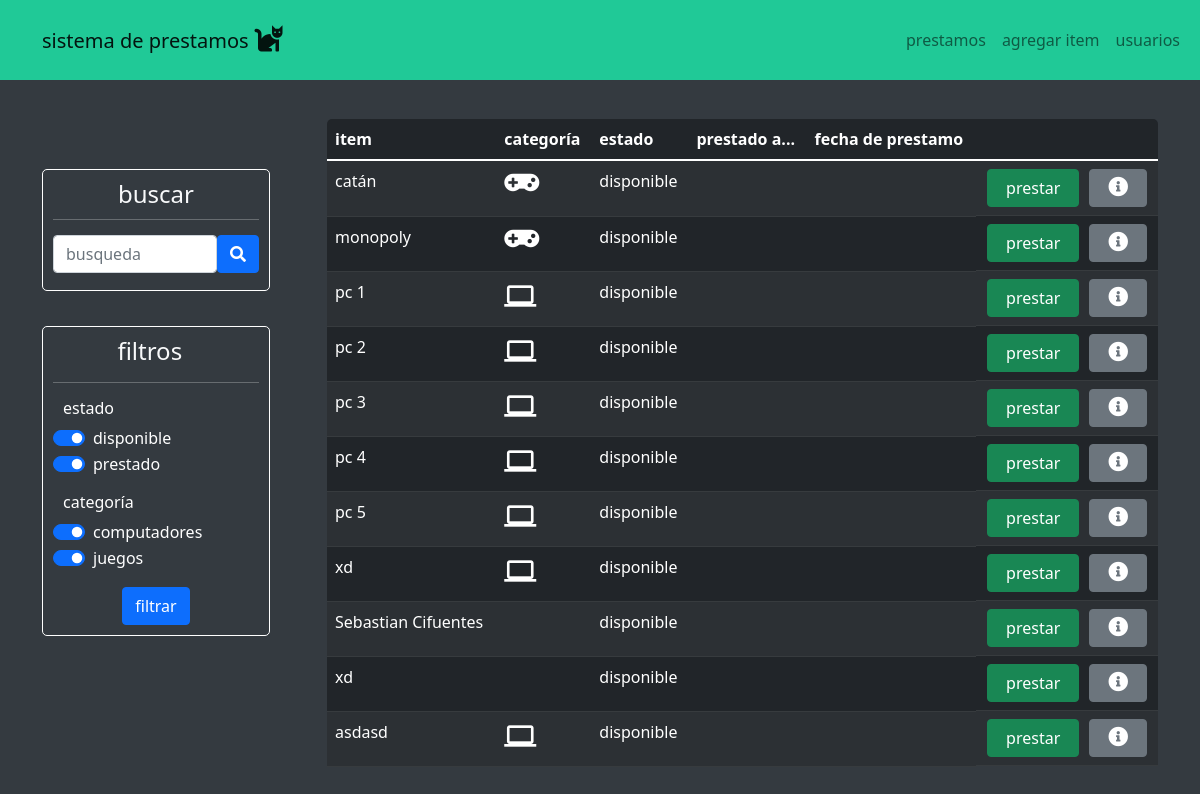
The page / on the database its author committed.
### items/models.py (models this page shows)
class item(models.Model):
    nombre = models.CharField(max_length=50)
    codigo = models.CharField(max_length=50, blank=True)
    categoria = models.ForeignKey(categoria, on_delete=models.CASCADE)
    description = models.CharField(max_length=250, blank=True)
    disponible = models.BooleanField()
    def __str__(self):
        return self.nombre
    def ver_categoria(self):
        return str(self.categoria)

### items/views.py (the view)
# urls.py: path('', views.index, name='index'),
def index(request):
    print('Request para index')
    items = item.objects.order_by("disponible")
    usuarios = usuario.objects.all()
    prestamos = prestamo.objects.all()
    categorias = categoria.objects.all()
    arreglo = []
    for caca in items:
        if caca.disponible == False:
            prestamo_aux = prestamos.filter(item__id = caca.id, devuelto = False).first()
            xd = caca , prestamo_aux.usuario, prestamo_aux.fecha_prestamo
            arreglo.append(xd)
        else:
            xd = caca, '',''
            arreglo.append(xd)
    return render(request, 'index.html', {'items': arreglo, 'usuarios':usuarios, 'prestamos':prestamos, 'categorias':categorias})

### items/models.py (called while the page is built)
    def __str__(self):
        return self.categoria

### items/templates/index.html (shortened to what this page needs)
{% extends 'base.html' %}
{% block content %}
<div class="container" style="padding-top: 39px;">
    <div class="row">
        <div class="col-auto col-md-3" style="margin-top: 50px;padding-right: 45px;">
            <div>
                <form
                    style="border-radius: 5px;padding-top: 10px;padding-right: 10px;padding-bottom: 10px;padding-left: 10px;border: 1px solid var(--bs-body-bg) ;border-top-style: solid; "
                    method="POST" action="{% url 'buscar' %}">{% csrf_token %}
                    <h1 class="fs-4 text-center" style="color: var(--bs-gray-100);">buscar</h1>
                    <hr
                        style="background: var(--bs-body-bg);border-width: 1px;border-color: var(--bs-body-bg);color: var(--bs-body-bg);margin-top: 10px;margin-bottom: 10px;">
                    <div class="d-flex d-md-flex d-lg-flex justify-content-end justify-content-md-end align-items-md-center justify-content-lg-end"
                        style="margin-top: 15px;padding-bottom: 7px;">
                        <input class="form-control" type="text" placeholder="busqueda" name="busqueda" id="busqueda">
                        <button class="btn btn-primary" type="submit">
                            <i class="fas fa-search"></i>
                        </button>
                    </div>
                </form>
                <form
                    style="margin-top: 35px;border-radius: 5px;border: 1px solid var(--bs-body-bg);padding-left: 10px;padding-top: 10px;padding-bottom: 10px;padding-right: 10px;"
                    method="POST" action="{% url 'filtro' %}">{% csrf_token %}
                    {% if casillas %}
                    <h1 class="fs-4 text-center" style="color: var(--bs-gray-100);">filtros&nbsp;&nbsp;</h1>
                    <hr
                        style="background: var(--bs-body-bg);border-width: 1px;border-color: var(--bs-body-bg);color: var(--bs-body-bg);">
                    <h6 style="color: var(--bs-body-bg);padding-left: 10px;">estado</h6>
                    {% if casillas.0 == 'on' %}
                    <div class="form-check form-switch" style="color: var(--bs-body-bg);"><input
                            class="form-check-input" type="checkbox" id="Check-1" name="Check-1" checked="">
                        {% else %}
                        <div class="form-check form-switch" style="color: var(--bs-body-bg);"><input
                                class="form-check-input" type="checkbox" id="Check-1" name="Check-1">
                            {% endif %}
                            <label class="form-check-label" for="Check-1">disponible</label>
                        </div>
                        {% if casillas.1 == 'on' %}
                        <div class="form-check form-switch" style="color: var(--bs-body-bg);"><input
                                class="form-check-input" type="checkbox" id="Check-2" name="Check-2" checked="">
                            {% else %}
                            <div class="form-check form-switch" style="color: var(--bs-body-bg);"><input
                                    class="form-check-input" type="checkbox" id="Check-2" name="Check-2">
                                {% endif %}
                                <label class="form-check-label" for="Check-2">prestado</label>
                            </div>
                            <h6 style="color: var(--bs-body-bg);padding: 0px;padding-left: 10px;padding-top: 15px;">
                                categoría</h6>
                            {% if casillas.2 == 'on' %}
                            <div class="form-check form-switch" style="color: var(--bs-body-bg);"><input
                                    class="form-check-input" type="checkbox" id="Check-3" name="Check-3" checked="">
                                {% else %}
                                <div class="form-check form-switch" style="color: var(--bs-body-bg);"><input
                                        class="form-check-input" type="checkbox" id="Check-3" name="Check-3">
                                    {% endif %}
                                    <label class="form-check-label" for="Check-3">computadores</label>
                                </div>
                                {% if casillas.3 == 'on' %}
                                <div class="form-check form-switch" style="color: var(--bs-body-bg);"><input
                                        class="form-check-input" type="checkbox" id="Check-4" name="Check-4" checked="">
                                    {% else %}
                                    <div class="form-check form-switch" style="color: var(--bs-body-bg);"><input
                                            class="form-check-input" type="checkbox" id="Check-4" name="Check-4">
                                        {% endif %}
                                        <label class="form-check-label" for="Check-4">juegos</label>
                                    </div>
                                    <div class="d-xl-flex justify-content-xl-center" style="padding-top: 15px;">
                                        <button class="btn btn-primary" type="submit">filtrar</button>
                                    </div>
                                    {% else %}
                                    <h1 class="fs-4 text-center" style="color: var(--bs-gray-100);">
                                        filtros&nbsp;&nbsp;</h1>
                                    <hr
                                        style="background: var(--bs-body-bg);border-width: 1px;border-color: var(--bs-body-bg);color: var(--bs-body-bg);">
                                    <h6 style="color: var(--bs-body-bg);padding-left: 10px;">estado</h6>
                                    <div class="form-check form-switch" style="color: var(--bs-body-bg);"><input
                                            class="form-check-input" type="checkbox" id="Check-1" name="Check-1"
                                            checked=""><label class="form-check-label" for="Check-1">disponible</label>
                                    </div>
                                    <div class="form-check form-switch" style="color: var(--bs-body-bg);"><input
                                            class="form-check-input" type="checkbox" id="Check-2" name="Check-2"
                                            checked=""><label class="form-check-label" for="Check-2">prestado</label>
                                    </div>
                                    <h6
                                        style="color: var(--bs-body-bg);padding: 0px;padding-left: 10px;padding-top: 15px;">
                                        categoría</h6>
                                    <div class="form-check form-switch" style="color: var(--bs-body-bg);"><input
                                            class="form-check-input" type="checkbox" id="Check-3" name="Check-3"
                                            checked=""><label class="form-check-label"
                                            for="Check-3">computadores</label></div>
                                    <div class="form-check form-switch" style="color: var(--bs-body-bg);"><input
                                            class="form-check-input" type="checkbox" id="Check-4" name="Check-4"
                                            checked=""><label class="form-check-label" for="Check-4">juegos</label>
                                    </div>
                                    <div class="d-xl-flex justify-content-xl-center" style="padding-top: 15px;">
                                        <button class="btn btn-primary" type="submit">filtrar</button>
                                    </div>
                                    {% endif %}
                </form>
            </div>
        </div>
        <div class="col-md-9">
            <div class="table-responsive" style="border-radius: 5px;border: 1px none var(--bs-body-bg);">
                <table class="table table-striped table-dark">
                    <thead>
                        <tr>
                            <th>item</th>
                            <th>categoría</th>
                            <th>estado</th>
                            <th>prestado a...</th>
                            <th>fecha de prestamo</th>
                            <th></th>
                        </tr>
                    </thead>
                    <tbody>
                        {% for item in items %}
                        <tr>
                            <td>{{ item.0 }} </td>
                            {% if item.0.ver_categoria == "juego" %}
                            <td><i class="fas fa-gamepad fs-3"></i></td>
                            {% elif item.0.ver_categoria == "computador" %}
                            <td><i class="material-icons fs-2">computer</i></td>
                            {% else %}
                            <td></td>
                            {% endif %}
                            {% if item.0.disponible == True %}
                            <td>disponible</td>
                            {% else %}
                            <td>prestado</td>
                            {% endif %}
                            {% if item.0.disponible == True %}
                            <td></td>
                            <td></td>
                            {% else %}
                            <td>{{ item.1 }}</td>
                            <td>{{ item.2}}</td>
                            {% endif %}
                            <td class="d-lg-flex justify-content-lg-center">
                                {% if item.0.disponible == True %}
                                <button class="btn btn-success" type="button"
                                    style="padding-right: 18px;padding-left: 18px;"
                                    data-bs-target="#modal-{{item.0.id}}" data-bs-toggle="modal">prestar</button>
                                {% else %}
                                <form method="POST" action="{% url 'devolver' %}">{% csrf_token %}
                                    <input id="itemidd" name="itemidd" type="hidden" value="{{item.0.id}}"
                                        placeholder="{{item.0.id}}">
                                    <button class="btn btn-danger" type="submit">devolver</button>
                                </form>
                                {% endif %}
                                <button class="btn btn-secondary" type="button"
                                    style="text-align: center;padding-left: 18px;padding-right: 18px;margin-left: 10px;"><i
                                        class="fas fa-info-circle fs-5"></i></button>
                            </td>
                        </tr>
                        {% endfor %}
                    </tbody>
                </table>
            </div>
        </div>
    </div>
</div>
{% endblock %}

### items/templates/base.html (shortened to what this page needs)
{% load static %}
<!DOCTYPE html>
<html lang="es">
<head>
    <link rel="stylesheet" href="{% static 'bootstrap/css/bootstrap.min.css' %}">
    <link rel="stylesheet" href="{% static 'fonts/fontawesome-all.min.css' %}">
    <link rel="stylesheet" href="{% static 'fonts/material-icons.min.css' %}">
    <link rel="stylesheet" href="{% static 'css/Footer-Basic.css' %}">
    <link rel="stylesheet" href="{% static 'css/Profile-Edit-Form-1.css' %}">
    <link rel="stylesheet" href="{% static 'css/Profile-Edit-Form.css' %}">
    <link rel="stylesheet" href="{% static 'css/styles.css' %}">
</head>
<body style="background: var(--bs-gray-dark);">
    <nav class="navbar navbar-light navbar-expand-md"
        style="margin-top: 0px;margin-bottom: 0px;background: var(--bs-teal);padding-top: 19px;padding-bottom: 19px;">
        <div class="container-fluid"><a class="navbar-brand" href="{% url 'index' %}" style="margin-left: 30px;">sistema
                de prestamos<i class="fas fa-cat fs-3" style="margin-left: 6px;"></i></a>
            <div class="collapse navbar-collapse d-md-flex justify-content-md-end" id="navcol-1">
                <ul class="navbar-nav">
                    <li class="nav-item"><a class="nav-link" href="{% url 'index' %}">prestamos</a></li>
                    <li class="nav-item"><a class="nav-link" href="{% url 'agregar' %}">agregar item</a></li>
                    <li class="nav-item"><a class="nav-link" href="{% url 'index' %}">usuarios</a></li>
                </ul>
            </div>
        </div>
    </nav>
    {% block content %}
    {% endblock %}
</body>
</html>

### static/css/Profile-Edit-Form-1.css (style rules this page uses)
hr { height: 2px; }

### static/css/Profile-Edit-Form.css (style rules this page uses)
hr { height: 2px; }

### rows shown on the page
item: nombre "catán", disponible "disponible"
item: nombre "monopoly", disponible "disponible"
item: nombre "pc 1", disponible "disponible"
item: nombre "pc 2", disponible "disponible"
item: nombre "pc 3", disponible "disponible"
item: nombre "pc 4", disponible "disponible"
item: nombre "pc 5", disponible "disponible"
item: nombre "xd", disponible "disponible"
item: nombre "Sebastian Cifuentes", disponible "disponible"
item: nombre "xd", disponible "disponible"
item: nombre "asdasd", disponible "disponible"
